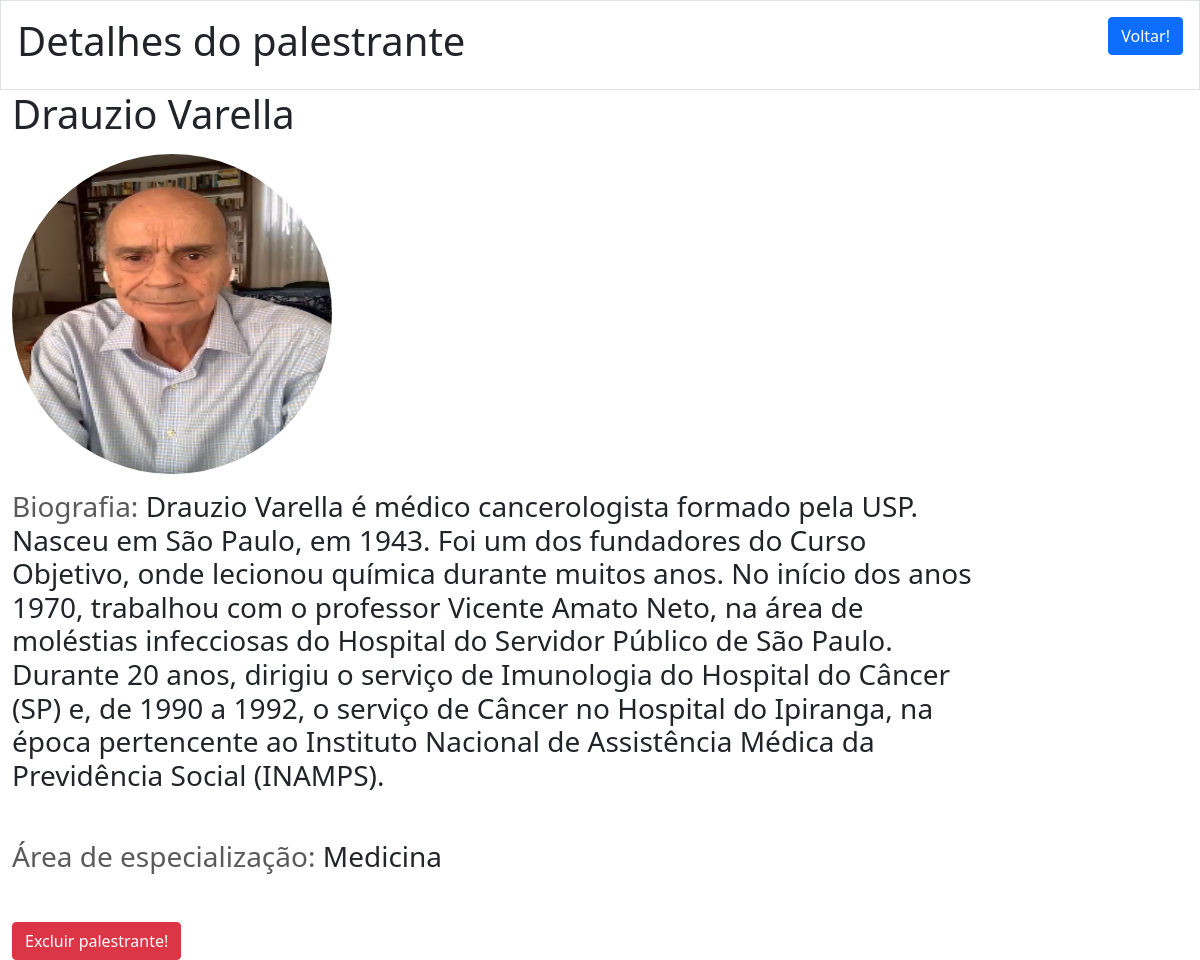
/palestrante/7, run on the app's committed database.
### tables this page shows
CREATE TABLE "palestrantes"(
                id INTEGER NOT NULL PRIMARY KEY AUTOINCREMENT,
                nome TEXT NOT NULL,
                bio TEXT NOT NULL,
                area TEXT NOT NULL
               , imagem TEXT);

### app.py (the view)
@app.route("/palestrante/<id>")
def detalhes_palestrante(id):
    palestrantes_lista, palestras_lista = carregarObjetos()
    for palestrante in palestrantes_lista:
        if str(palestrante.id) == str(id):
            return render_template("detalhes_palestrante.html", palestrante=palestrante)

### palestrantes.py (called while the page is built)
def carregarObjetos():
    conn = sqlite3.connect("database.db")
    c = conn.cursor()
    c.execute("SELECT * FROM palestras")
    palestras = c.fetchall()
    c.execute("SELECT * FROM palestrantes")
    palestrantes = c.fetchall()
    conn.commit()
    conn.close()
    palestras_lista = []
    palestrantes_lista = []
    for palestra in palestras:
        id, nome, local, hora, desc = palestra
        obj_palestra = Palestra(id, nome, hora, local, desc)
        palestras_lista.append(obj_palestra)
    for palestrante in palestrantes:
        id, nome, bio, area, imagem = palestrante
        imagem = palestrante[4][7:]
        obj_palestrante = Palestrante(id, nome, bio, area, imagem)
        palestrantes_lista.append(obj_palestrante)
    return palestrantes_lista, palestras_lista

### templates/detalhes_palestrante.html (shortened to what this page needs)
{% extends 'base.html' %}
{% block body %}
<div class="container-fluid d-flex justify-content-between border p-3">
    <h1>Detalhes do palestrante</h1>
    <a href="{{url_for('home')}}"><button class="btn btn-primary">Voltar!</button></a>
</div>
<div class="container-fluid">
    <h1 class="mb-3">{{palestrante.nome}}</h1>
    <img class="mb-3" src="{{url_for('static', filename=palestrante.imagem)}}/" alt=""
        style="width: 20rem; height: 20rem; border-radius: 50%;">
    <h3 class="mb-5" style="max-width: 60rem;"><span>Biografia: </span>{{palestrante.bio}}</h3>
    <h3 class="mb-5"><span>Área de especialização: </span>{{palestrante.area}}</h3>
    <a href="/del_palestrante/{{palestrante.id}}"><button class="btn btn-danger">
            Excluir palestrante!
        </button></a>
</div>
{% endblock %}

### static/css/style.css (style rules this page uses)
body span { color: rgb(90, 90, 90); }

### data on the page
palestrantes: nome "Drauzio Varella", imagem (picture), bio "Drauzio Varella é médico cancerologista formado pela USP. Nasceu em São Paulo, em 1943. Foi um dos fundadores do Curso Objetivo, onde lecionou química durante muitos anos. No início dos anos 1970, trabalhou com o professor Vicente Amato Neto, na área de moléstias infecciosas do Hospital do Servidor Público de São Paulo. Durante 20 anos, dirigiu o serviço de Imunologia do Hospital do Câncer (SP) e, de 1990 a 1992, o serviço de Câncer no Hospital do Ipiranga, na época pertencente ao Instituto Nacional de Assistência Médica da Previdência Social (INAMPS).", area "Medicina"
